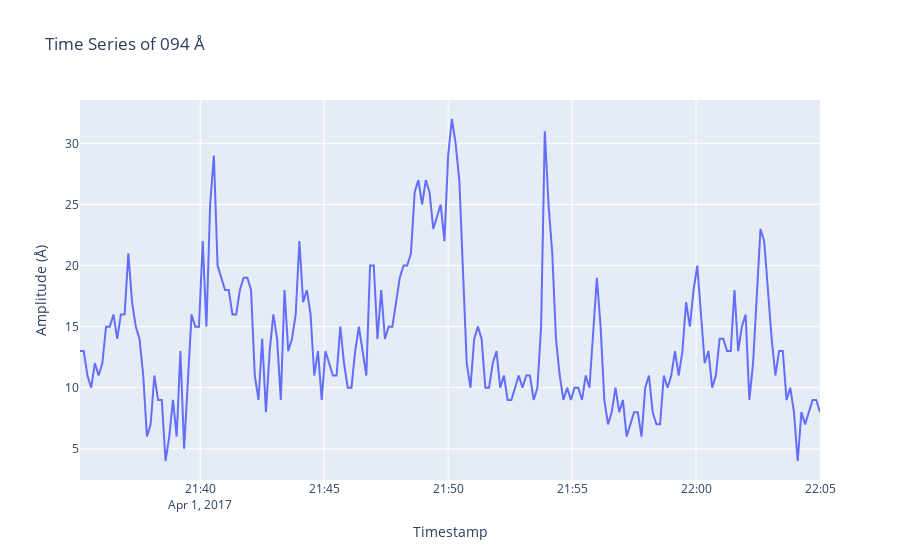

Notebook code cell kept with this figure:
### Markdown cell above
# Topological Data Analysis

### Code cell
import numpy as np
import plotly.graph_objects as go

#Pick a number 0-6 to correspond to the wavelength you want to look at
w = 6

#Simply graphing the time series data
fig = go.Figure(data=go.Scatter(x=t, y=data[:,0,0,0]))
fig.update_layout(xaxis_title = "Timestamp", 
                  yaxis_title = "Amplitude (Å)", 
                  title = "Time Series of " + wavelengths[w])
fig.show()

### Figure 1 — Plotly figure (JSON) as saved in the notebook; plotly's stock layout.template omitted (floating-point values rounded to 4 significant figures; data arrays with more than 128 entries replaced by an {"elided": "..."} marker saying what was removed)
{"data": [{"type": "scatter", "x": {"elided": "200 str values"}, "y": {"elided": "200 int values"}}], "layout": {"title": {"text": "Time Series of 094 Å"}, "xaxis": {"title": {"text": "Timestamp"}}, "yaxis": {"title": {"text": "Amplitude (Å)"}}}}
